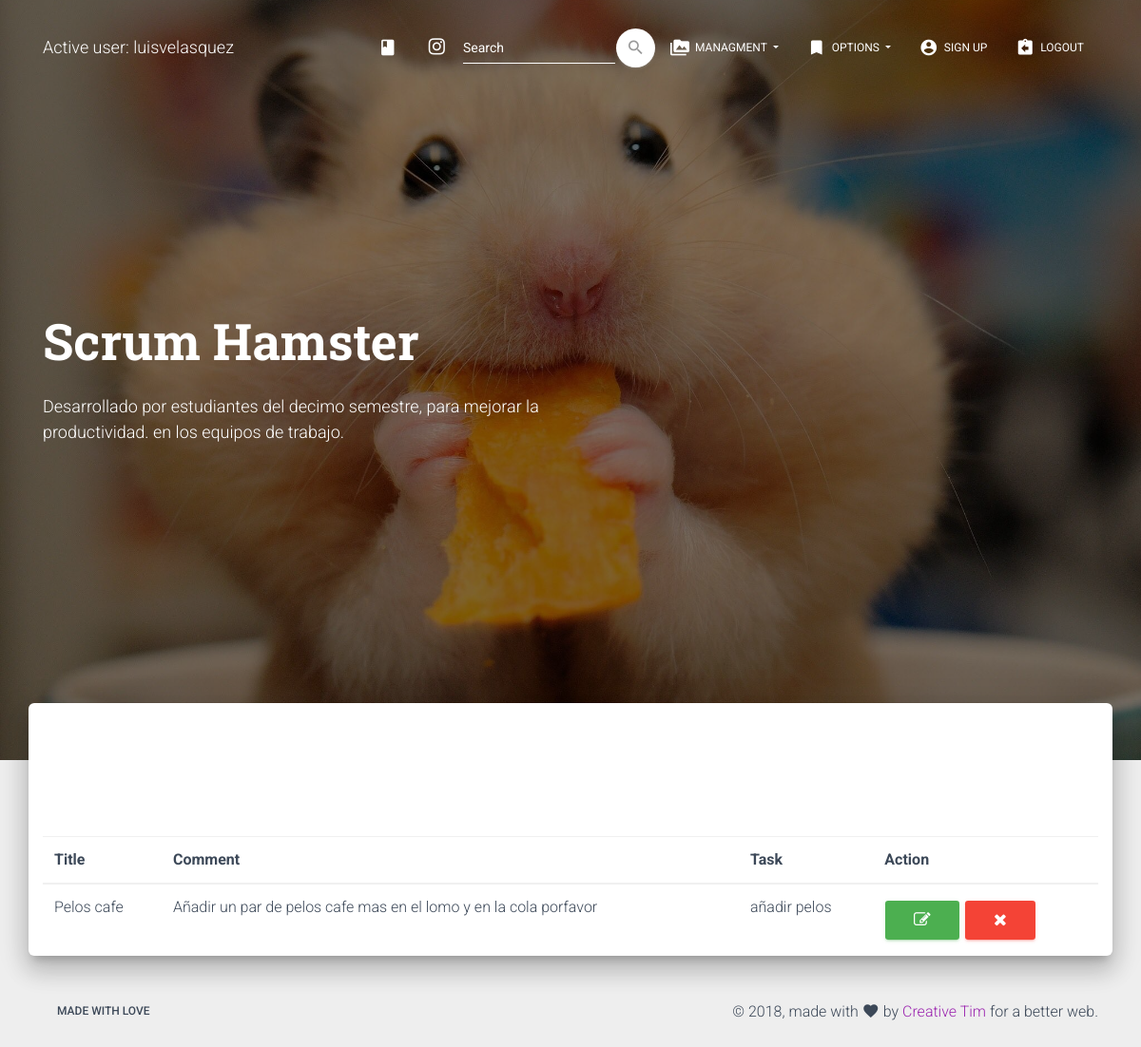
Page /view_comment/1/ (signed in) on the committed database.
### modules/models.py (models this page shows, shortened)
class comment(models.Model):
    title = models.CharField(max_length = 50)
    comment = models.TextField()
    task_id = models.ForeignKey(task, on_delete = models.CASCADE)

class task(models.Model):
    title = models.CharField(max_length = 50)
    percent = models.PositiveSmallIntegerField()
    state_choices = (
		('Not Started', 'Not Started'),
		('In Process', 'In Process'),
		('Finished', 'Finished'),
		)
    state = models.CharField(
		max_length = 12,
		choices = state_choices,
		default = 'Not Started',
		)
    hours = models.PositiveSmallIntegerField()
    project_id = models.ForeignKey(project, on_delete = models.CASCADE)
    user_in_charge = models.ForeignKey(User, on_delete = models.CASCADE, related_name = 'in_charge')
    user_supervisor = models.ForeignKey(User, on_delete = models.CASCADE, related_name = 'supervisor')
    def __str__(self):
        return '%s' % (self.title)

### modules/views.py (the view)
# urls.py: path('view_comment/<int:id>/', view_comment, name = 'view_comment'),
@login_required
def view_comment(request, id):
    data = comment.objects.get(id = id)
    return render(request, 'comment/view.html', {'data': data})

### modules/templates/comment/view.html
{% extends 'base.html' %}
{% block content %}
<table class="table">
	<thead>
		<tr>
			<th>Title</th>
			<th>Comment</th>
			<th>Task</th>
			<th>Action</th>
		</tr>
	</thead>
 <tbody>
    <tr>
		<td>{{ data.title }}</td>
		<td>{{ data.comment }}</td>
		<td>{{ data.task_id }}</td>
		<td>
			<a href="{% url 'update_comment' data.id %}" rel="tooltip" title="Edit " class="btn btn-success btn-simple btn-xs">
		    <i class="fa fa-edit"></i>
		  </a>
		  <a href="{% url 'delete_comment' data.id %}" rel="tooltip" title="Remove" class="btn btn-danger btn-simple btn-xs">
		    <i class="fa fa-times"></i>
		  </a>
		</td>
	</tr>
 </tbody>
</table>
{% endblock %}

### modules/templates/base.html (shortened to what this page needs)
<!DOCTYPE html>
<html lang="en">
{% load static %}
<head>
  <link rel="stylesheet" href="https://maxcdn.bootstrapcdn.com/font-awesome/latest/css/font-awesome.min.css">
  <link href="{% static 'css/material-kit.css' %}" rel="stylesheet" />
  <link href="{% static 'demo/demo.css' %}" rel="stylesheet" />
</head>
<body class="landing-page sidebar-collapse">
  <nav class="navbar navbar-transparent navbar-color-on-scroll fixed-top navbar-expand-lg" color-on-scroll="100" id="sectionsNav">
    <div class="container">
      <div class="navbar-translate">
        {% if user.is_active %}
        <a class="navbar-brand" href="{% url 'index' %}">
          Active user: {{ user.username }} </a>
          {% endif %}
      </div>
      <div class="collapse navbar-collapse">
        <ul class="navbar-nav ml-auto">
          <li class="nav-item">
            <a class="nav-link" rel="tooltip" title="" data-placement="bottom" href="https://www.instagram.com/luis17velasquez/?hl=en" target="_blank" data-original-title="opent the CRM">
              <i class="material-icons">class</i>
            </a>
          </li>
          <li class="nav-item">
            <a class="nav-link" rel="tooltip" title="" data-placement="bottom" href="https://www.instagram.com/luis17velasquez/?hl=en" target="_blank" data-original-title="Follow us on Instagram">
              <i class="fa fa-instagram"></i>
            </a>
          </li>
          <li>
          <form class="form-inline ml-auto" method="POST" action ="{% url 'buscar_cliente' %}">{% csrf_token %}
              <div class="form-group has-white">
                <input type="text" class="form-control" placeholder="Search" name="buscalo">
              </div>
              <button type="submit" class="btn btn-white btn-just-icon btn-round">
                  <i class="material-icons">search</i>
              </button>
          </form>
          </li>
          {% if user.is_active %}
          <li class="dropdown nav-item">
            <a href="#" class="dropdown-toggle nav-link" data-toggle="dropdown">
              <i class="material-icons">perm_media</i> Managment
            </a>
          </li>
          <li class="dropdown nav-item">
            <a href="#" class="dropdown-toggle nav-link" data-toggle="dropdown">
              <i class="material-icons">bookmark</i> Options
            </a>
          </li>
          {% endif %}
           {% if user.is_active %}
           <li class="nav-item">
            <a class="nav-link" href="{% url 'signup' %}" onclick="scrollToDownload()">
              <i class="material-icons">account_circle</i> Sign up
            </a>
          </li>
          <li class="nav-item">
            <a class="nav-link" href="{% url 'logout' %}" onclick="scrollToDownload()">
              <i class="material-icons">assignment_return</i> Logout
            </a>
          </li>
          {% endif %}
        </ul>
      </div>
    </div>
  </nav>
  <div class="page-header header-filter" data-parallax="true" style="background-image: url('{% static 'img/profile_city.jpg' %}')">
    <div class="container">
      <div class="row">
        <div class="col-md-6">
          <h1 class="title">Scrum Hamster</h1>
          <h4>Desarrollado por estudiantes del decimo semestre, para mejorar la productividad. en los equipos de trabajo.</h4>
          <br>
        </div>
      </div>
    </div>
  </div>
  <div class="main main-raised">
    <div class="container">
      <div class="section text-center">
      </div>
      {% block content %}
      {% endblock %}
    </div>
  </div>
  <footer class="footer footer-default">
    <div class="container">
      <nav class="float-left">
        <ul>
          <li>
            <a href="#">
              made with love
            </a>
          </li>
        </ul>
      </nav>
      <div class="copyright float-right">
        &copy;
        , made with <i class="material-icons">favorite</i> by
        <a href="https://www.creative-tim.com" target="_blank">Creative Tim</a> for a better web.
      </div>
    </div>
  </footer>
</body>
</html>

### modules/static/demo/demo.css (style rules this page uses)
.title { margin-top: 30px; min-height: 32px; }

### rows in the picture
comment: title "Pelos cafe", comment "Añadir un par de pelos cafe mas en el lomo y en la cola porfavor", task_id "añadir pelos"

### other values in the picture
{{ user.username }} "luisvelasquez"
